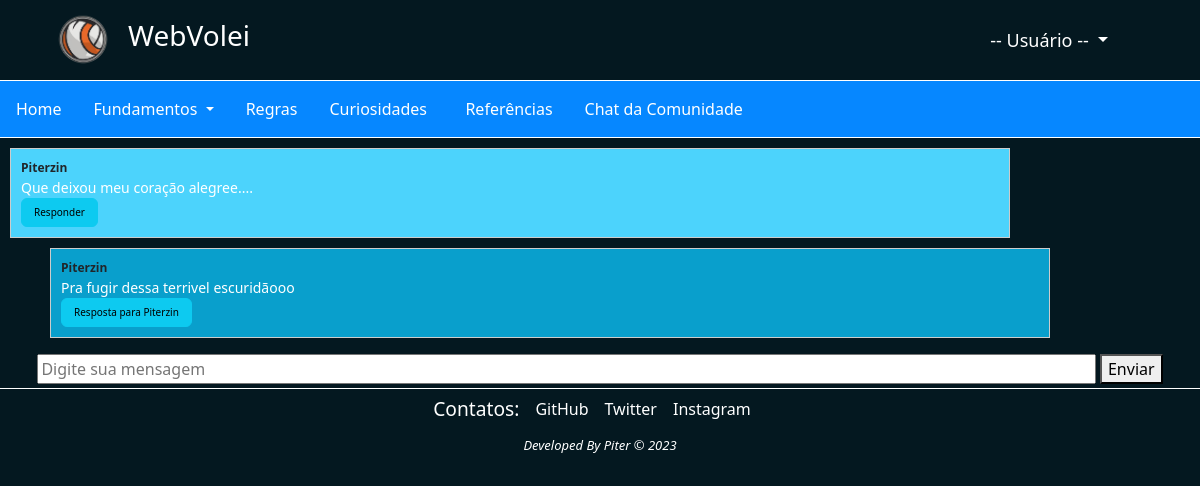
The page /openChat/ (signed in) on the database as committed earlier.
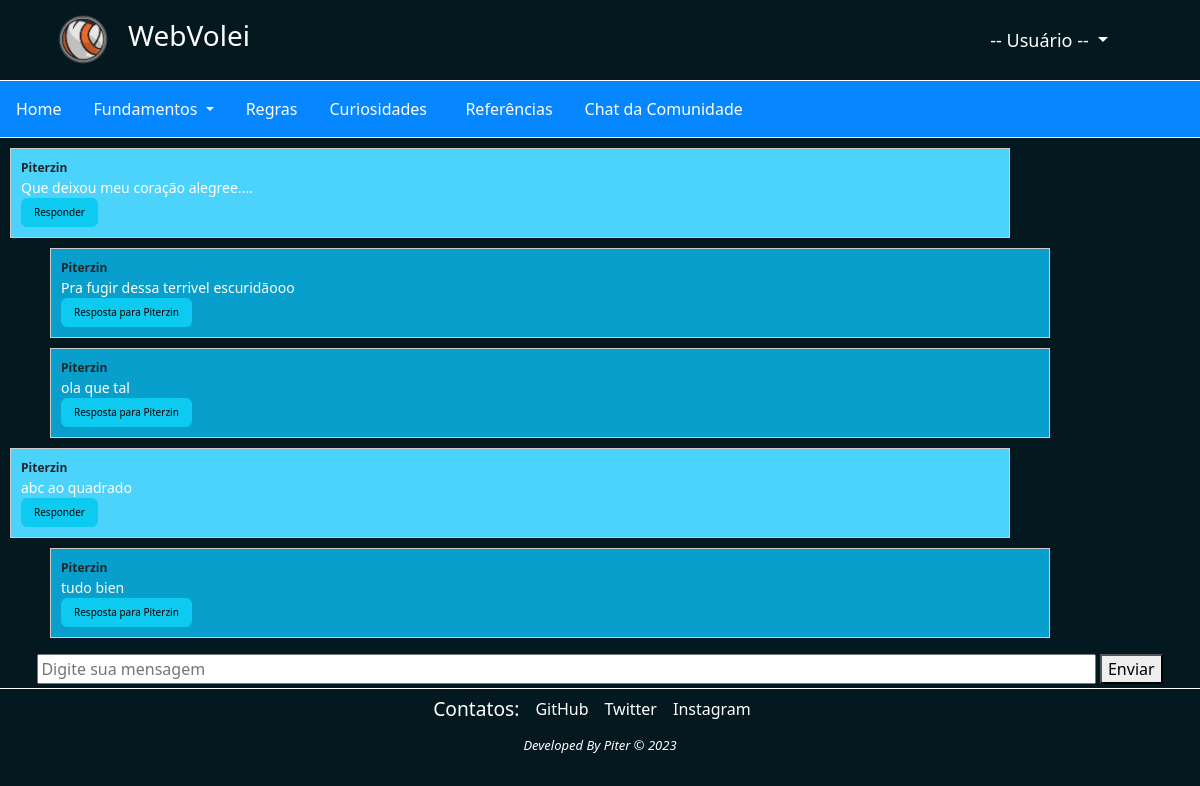
The same page on the database as committed later.
### Entrada/models.py (models this page shows, shortened)
class Mensage(models.Model):
    id = models.DecimalField(primary_key=True, max_digits=20, decimal_places=0)
    mensage = models.CharField(max_length=400, blank=True)
    id_user = models.CharField(max_length=150, blank=True)
    key = models.ForeignKey("self", related_name="self", on_delete=models.CASCADE, null=True, blank=True)

### Entrada/views.py (the view)
# urls.py: path('openChat/', views.openChat, name="openChat"),
@login_required(login_url="openLogin")
def openChat(request):
    mensages = Mensage.objects.all()
    return render(request,'chat.html',{"caso1": True, "mensagens": mensages})

### Entrada/templates/chat.html (shortened to what the changed rows need)
<!DOCTYPE html>
<html lang="pt-br">
<head>
    <link href="https://cdn.jsdelivr.net/npm/bootstrap@5.3.1/dist/css/bootstrap.min.css" rel="stylesheet"
>
    <link rel="stylesheet" href="https://cdn.jsdelivr.net/npm/bootstrap-icons@1.10.5/font/bootstrap-icons.css">
    <link rel="stylesheet" href="../static/css/css-Chat.css">
</head>
<body>
    <div id="con">
      <div id="textosMensage">
      {% for i in mensagens %}
      {% if i.key == None %}
      <div class="chat-message container-fluid" id="{{ i.mensage }}1" style="width: 1000px; overflow-x: auto;">
          <div class="user-name" id="user{{i.id_user}}">{{ i.id_user }}</div>
          <div class="message-content">{{ i.mensage }}</div>
          <button type="button" name="{{i.id_user}}" id="{{i.id}}" class="btn btn-info">Responder</button>
      </div>
      {% endif %}
      {% for f in mensagens %}
      {% if f.key == i %}
      <div class="chat-response container-fluid" name="{{ i.mensage }}" id="respostas" style="width: 1000px; overflow-x: auto;">
        <div class="user-name" id="user{{i.id_user}}">{{ f.id_user }}</div>
        <div class="message-content">{{ f.mensage }}</div>
        <a type="button" href="#{{i.mensage }}1" id="" class="btn btn-info">Resposta para {{ i.id_user }}</a>
      </div>
      {% endif %}
      {% endfor %}
      {% endfor %}
    </div>
  </div>
  </body>
</html>

Rows that differ between the two databases and show on the page:
added Mensage: id_user "Piterzin", mensage "ola que tal", {{ i.id_user }} "Piterzin"
added Mensage: id_user "Piterzin", mensage "abc ao quadrado", shown under "WebVolei"
added Mensage: id_user "Piterzin", mensage "tudo bien"
